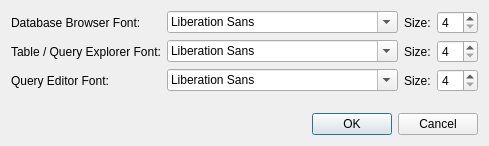
<?xml version="1.0" encoding="UTF-8"?>
<ui version="4.0">
 <class>PreferencesDialog</class>
 <widget class="QDialog" name="PreferencesDialog">
  <property name="geometry">
   <rect>
    <x>0</x>
    <y>0</y>
    <width>488</width>
    <height>146</height>
   </rect>
  </property>
  <property name="windowTitle">
   <string>Preferences</string>
  </property>
  <layout class="QVBoxLayout" name="verticalLayout">
   <item>
    <layout class="QGridLayout" name="gridLayout">
     <item row="0" column="0">
      <widget class="QLabel" name="label">
       <property name="text">
        <string>Database Browser Font:</string>
       </property>
      </widget>
     </item>
     <item row="0" column="1">
      <widget class="QFontComboBox" name="cboDatabaseBrowser"/>
     </item>
     <item row="0" column="2">
      <widget class="QLabel" name="label_4">
       <property name="text">
        <string>Size:</string>
       </property>
      </widget>
     </item>
     <item row="0" column="3">
      <widget class="QSpinBox" name="spinDatabaseBrowser">
       <property name="minimum">
        <number>4</number>
       </property>
      </widget>
     </item>
     <item row="1" column="0">
      <widget class="QLabel" name="label_2">
       <property name="text">
        <string>Table / Query Explorer Font:</string>
       </property>
      </widget>
     </item>
     <item row="1" column="1">
      <widget class="QFontComboBox" name="cboQueryExplorer"/>
     </item>
     <item row="1" column="2">
      <widget class="QLabel" name="label_5">
       <property name="text">
        <string>Size:</string>
       </property>
      </widget>
     </item>
     <item row="1" column="3">
      <widget class="QSpinBox" name="spinQueryBrowser">
       <property name="minimum">
        <number>4</number>
       </property>
      </widget>
     </item>
     <item row="2" column="0">
      <widget class="QLabel" name="label_3">
       <property name="text">
        <string>Query Editor Font:</string>
       </property>
      </widget>
     </item>
     <item row="2" column="1">
      <widget class="QFontComboBox" name="cboQueryEditor">
       <property name="sizePolicy">
        <sizepolicy hsizetype="Expanding" vsizetype="Fixed">
         <horstretch>0</horstretch>
         <verstretch>0</verstretch>
        </sizepolicy>
       </property>
      </widget>
     </item>
     <item row="2" column="2">
      <widget class="QLabel" name="label_6">
       <property name="text">
        <string>Size:</string>
       </property>
      </widget>
     </item>
     <item row="2" column="3">
      <widget class="QSpinBox" name="spinQueryEditor">
       <property name="minimum">
        <number>4</number>
       </property>
      </widget>
     </item>
    </layout>
   </item>
   <item>
    <spacer name="verticalSpacer">
     <property name="orientation">
      <enum>Qt::Vertical</enum>
     </property>
     <property name="sizeHint" stdset="0">
      <size>
       <width>20</width>
       <height>36</height>
      </size>
     </property>
    </spacer>
   </item>
   <item>
    <widget class="QDialogButtonBox" name="buttonBox">
     <property name="orientation">
      <enum>Qt::Horizontal</enum>
     </property>
     <property name="standardButtons">
      <set>QDialogButtonBox::Cancel|QDialogButtonBox::Ok</set>
     </property>
    </widget>
   </item>
  </layout>
 </widget>
 <resources/>
 <connections>
  <connection>
   <sender>buttonBox</sender>
   <signal>accepted()</signal>
   <receiver>PreferencesDialog</receiver>
   <slot>accept()</slot>
   <hints>
    <hint type="sourcelabel">
     <x>248</x>
     <y>254</y>
    </hint>
    <hint type="destinationlabel">
     <x>157</x>
     <y>274</y>
    </hint>
   </hints>
  </connection>
  <connection>
   <sender>buttonBox</sender>
   <signal>rejected()</signal>
   <receiver>PreferencesDialog</receiver>
   <slot>reject()</slot>
   <hints>
    <hint type="sourcelabel">
     <x>316</x>
     <y>260</y>
    </hint>
    <hint type="destinationlabel">
     <x>286</x>
     <y>274</y>
    </hint>
   </hints>
  </connection>
 </connections>
</ui>
